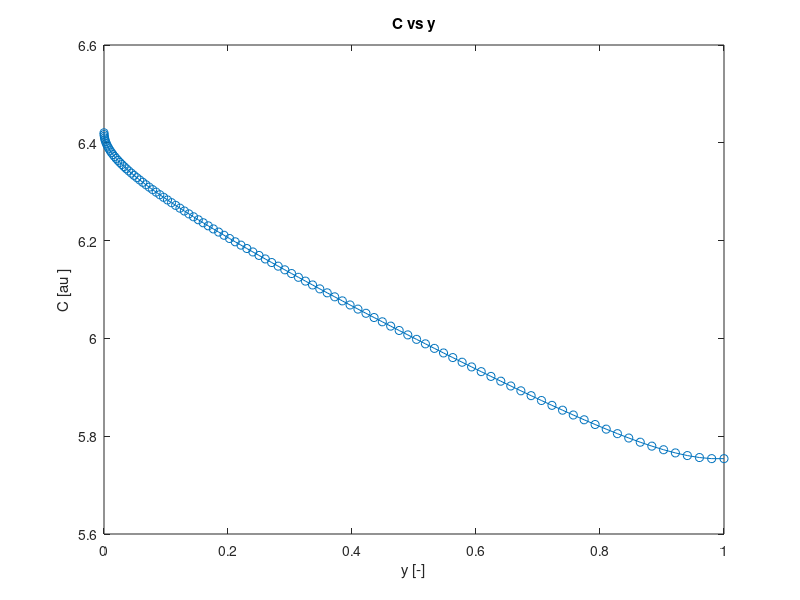

Write MATLAB code to recreate this figure.
% Enrico Bussetti, 210304

% Advanced Catalytic Reactor Design
% Practical 1

% Solution of a dispersion PFR with first order kinetics using the 
% finite-difference differentiation scheme (with variable step-size)
% and the Matlab built-in solver for linear systems

close all
clear variables

% -------------------------------------------------------------------------
% Data (arbitrary units)
% -------------------------------------------------------------------------

L  = 1;     % Length
v  = 1;     % Velocity
Pe = 10;    % Peclét material number (L*v/Di)

Cin = 10;   % Concentration of the feed (not at the inlet)
k   = 0.1;  % Kinetic constant 

% Vector of grid points
y  = 0:0.01:1;
y = y.^2;
Np = length(y);

% -------------------------------------------------------------------------
% Solution
% -------------------------------------------------------------------------

A = zeros(Np);
b = zeros(Np, 1);

A(1, 1) =   1/Pe/(y(2) - y(1)) + 1;
A(1, 2) = - 1/Pe/(y(2) - y(1));

for i = 2:Np-1
    
    A(i, i-1) =   2/Pe/((y(i+1) - y(i))^2 + (y(i-1) - y(i))^2);
    A(i, i)   = - 4/Pe/((y(i+1) - y(i))^2 + (y(i-1) - y(i))^2) + 1/(y(i+1) - y(i)) - L/v*k;
    A(i, i+1) =   2/Pe/((y(i+1) - y(i))^2 + (y(i-1) - y(i))^2) - 1/(y(i+1) - y(i));
    
end

A(Np, Np-1) =  1;
A(Np, Np)   = -1;

b(1) = Cin;

C = A\b;

% -------------------------------------------------------------------------
% Results
% -------------------------------------------------------------------------

% Analytical solution


% -------------------------------------------------------------------------
% Graphical-Post-Processing
% -------------------------------------------------------------------------

figure
plot(y, C, '-o')
title('C vs y')
xlabel('y [-]')
ylabel('C [au ]')
